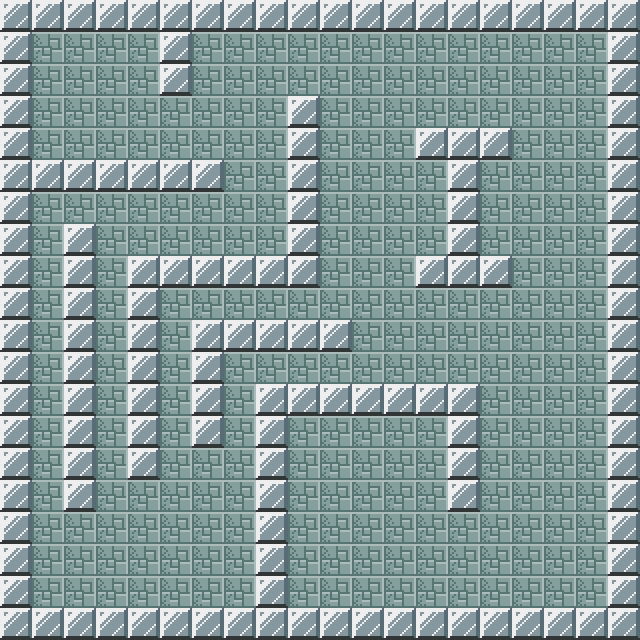

A 2D game scene composited from a Tiled map and its tileset images. What follows is a short description and the map's XML, with each tile layer's data collapsed to a summary:
An orthogonal 20x20 tile map with 32x32 px tiles, 2 tile layers (Maze, Collision) and 5 objects (3x Enemy, Player, Goal).

<map version="1.0" orientation="orthogonal" width="20" height="20" tilewidth="32" tileheight="32">
 <tileset firstgid="1" name="SimpleGraphics32" tilewidth="32" tileheight="32">
  <image source="simpleGraphics_tiles32x32_0.png" width="256" height="160" />
 </tileset>
 <layer name="Maze" width="20" height="20">
  <data>[400 cells, 400 non-empty, 1 distinct tile ids]</data>
 </layer>
 <objectgroup name="Objects" width="20" height="20">
  <object name="Player" type="Player" x="81" y="82" />
  <object name="Goal" type="Goal" x="369" y="498" />
  <object name="Enemy" type="Enemy" x="240" y="51" />
  <object name="Enemy" type="Enemy" x="83" y="557" />
  <object name="Enemy" type="Enemy" x="464" y="340" />
 </objectgroup>
 <layer name="Collision" width="20" height="20">
  <data>[400 cells, 143 non-empty, 1 distinct tile ids]</data>
 </layer>
</map>
